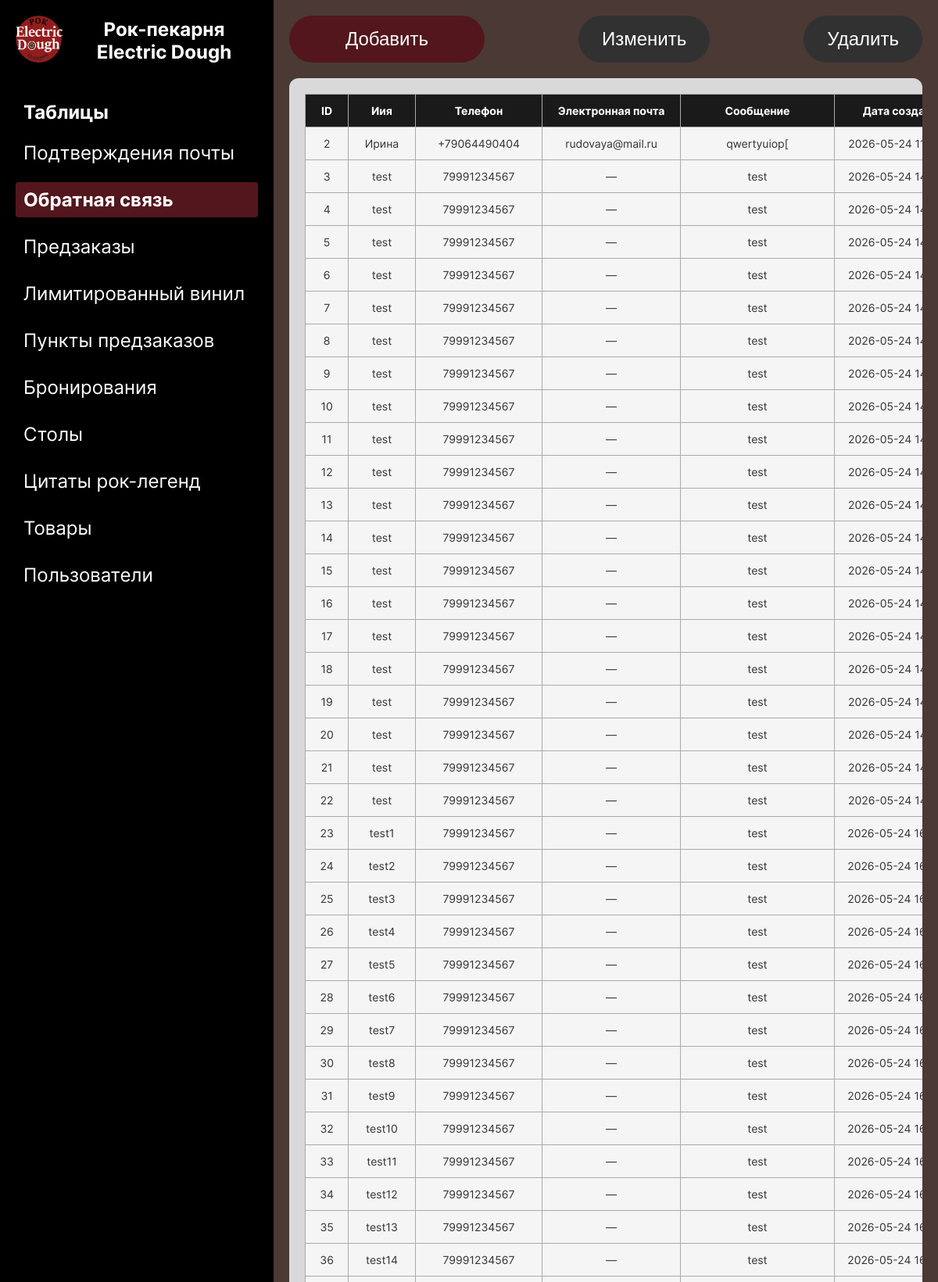
The page /admin/index.php?table=feedback (upper part) on the database its author committed.
### tables this page shows
CREATE TABLE `feedback` (
  `id` int NOT NULL,
  `name` varchar(100) NOT NULL,
  `phone` varchar(20) DEFAULT NULL,
  `email` varchar(100) DEFAULT NULL,
  `message` text NOT NULL,
  `created_at` timestamp NOT NULL DEFAULT CURRENT_TIMESTAMP,
  `is_read` tinyint(1) DEFAULT '0'
);

### admin/translations.php (called while the page is built, shortened)
<?php
$table_names = [
    'booking' => 'Бронирования',
    'pre_order_items' => 'Пункты предзаказов',
    'pre_orders' => 'Предзаказы',
    'products' => 'Товары',
    'users' => 'Пользователи',
    'limited_vinyl' => 'Лимитированный винил',
    'rock_quotes' => 'Цитаты рок-легенд',
    'restaurant_tables' => 'Столы' ,
    'email_verifications' => 'Подтверждения почты',
    'feedback' => 'Обратная связь'
];
?>

### admin/index.php (the view, shortened to what this page needs)
<?php
include '../db.php';
include 'translations.php';
function translateEnumValue($table, $column, $value) {
    global $enum_values_map;
    if ($value === null || $value === '') {
        return '—';
    }
    if (isset($enum_values_map[$table][$column][$value])) {
        return $enum_values_map[$table][$column][$value];
    }
    return $value;
}
?>
<!DOCTYPE html>
<html lang="ru">
<head>
    <link rel="stylesheet" href="../font.css">
    <link rel="stylesheet" href="../css/variables.css">
    <link rel="stylesheet" href="admin.css">
</head>
<body>
<div class="admin-panel">
    <div class="sidebar">
        <div class="logo">
            <a href="../index.php">
                <img src="../IMG/logo.png" alt="Логотип Electric Dough" style="cursor: pointer;">
            </a>
            <span class="company-name">Рок-пекарня Electric Dough</span>
        </div>
        <ul>
            <li class="group-title">Таблицы</li>
                <?php
                $current_table = $_GET['table'] ?? '';
                $tables_result = $conn->query("
                    SELECT TABLE_NAME
                    FROM INFORMATION_SCHEMA.TABLES
                    WHERE TABLE_TYPE = 'BASE TABLE' AND TABLE_SCHEMA = DATABASE()
                ");
                while ($row = $tables_result->fetch_row()) {
                    $table_name = $row[0];
                    $label = $table_names[$table_name] ?? ucfirst($table_name);
                    $active_class = ($table_name === $current_table) ? 'active' : '';
                    echo "<li><a class='$active_class' href='?table=$table_name'>$label</a></li>";
                }
                ?>
            </ul>
        </div>
        <div class="content">
            <div class="toolbar">
                <?php if ($current_table): ?>
                    <a href="add.php?table=<?= htmlspecialchars($current_table) ?>">
                        <button class="btn">Добавить</button>
                    </a>
                    <button id="editBtn" class="btn" disabled>Изменить</button>
                    <button id="deleteBtn" class="btn" disabled>Удалить</button>
                <?php endif; ?>
            </div>
            <div class="data-area<?= $current_table === 'products' ? ' products-table' : '' ?>">
    <div class="table-wrapper">
        <?php
        if ($current_table) {
            $table = $conn->real_escape_string($current_table);
            $query = "SELECT * FROM `$table`";
            $result = $conn->query($query);
            if ($result && $result->num_rows > 0) {
                echo "<table id='dataTable'>";
                echo "<thead><tr>";
                $columnNames = [];
                while ($field = $result->fetch_field()) {
                    $col_name = $field->name;
                    $translated = $columns_map[$table][$col_name] ?? $col_name;
                    $columnNames[] = $col_name;
                    if ($col_name === 'CoverImagePath') {
                        echo "<th style='width:80px;'>" . htmlspecialchars($translated) . "</th>";
                    } else {
                        if ($col_name === $columnNames[0]) {
                            echo "<th data-key='{$col_name}'>" . htmlspecialchars($translated) . "</th>";
                        } else {
                            echo "<th>" . htmlspecialchars($translated) . "</th>";
                        }
                    }
                }
                echo "</tr></thead><tbody>";
                while ($row = $result->fetch_assoc()) {
                    echo "<tr>";
                    foreach ($columnNames as $col_name) {
                        $value = $row[$col_name];
                        if ($col_name === 'CoverImagePath') {
                            $imagePath = $value ?? '';
                            echo "<td style='width:80px;'><img src='" . htmlspecialchars($imagePath) . "' alt='Обложка' style='width:60px; height:auto; object-fit:contain; display:block; margin:0 auto;'></td>";
                        } else {
                            $displayValue = translateEnumValue($current_table, $col_name, $value);
                            echo "<td>" . htmlspecialchars($displayValue) . "</td>";
                        }
                    }
                    echo "</tr>";
                }
                echo "</tbody></table>";
            } else {
                echo "<p>Таблица пуста или не существует.</p>";
            }
        } else {
            echo "<p>Выберите таблицу для отображения данных</p>";
        }
        ?>
    </div>
</div>
</div>
</body>
</html>

### css/variables.css (style rules this page uses)
:root { --menu-font-family: "Ubuntu", serif; --page-heading-font:"Ubuntu",serif; --main-font-family: "Inter", sans-serif; --accent-font-family:"AbhayaLibre", sans-serif; --regular-font-weight:400; --bold-font-weight:700; --accent-font-color:#F0E7D5; --dark-brown-color:#4B3935; --dark-red-color: #53161D; --main-font-color:white; --button-hover-color:#8b3735; --special-button-hover: 0 5px 20px rgba(255, 107, 107, 0.4); --menu-link-hover:#ff6b6b; --user-action-card-bcgr:#1E1E1E; --min-font-size:16px; --second-min-font-size:20px; --menu-and-buttons-font-size:24px; --heading-font-size:48px; --subtitle-font-size:32px; --second-max-font-size:64px; --max-font-size:128px; --main-border-radius:25px; --form-border-radius:20px; }

### admin/admin.css (style rules this page uses)
* { box-sizing: border-box; margin: 0; padding: 0; }
body { font-family: var(--main-font-family); background-color: var(--dark-brown-color); height: 100vh; overflow: hidden; }
.admin-panel { display: flex; height: 100%; overflow: hidden; }
.sidebar { display: flex; flex-direction: column; width: 350px; padding: 20px; color: var(--main-font-color); background-color: #000000; flex-shrink: 0; overflow-y: auto; }
.logo { display: flex; align-items: center; margin-bottom: 30px; }
.logo img { width: 60px; height: 60px; margin-right: 10px; }
.company-name { font-weight: var(--bold-font-weight); font-size: var(--menu-and-buttons-font-size); text-align: center; }
.sidebar ul { display: flex; flex-direction: column; flex: 1; justify-content: flex-start; list-style: none; }
.sidebar li { margin-bottom: 15px; }
.sidebar li a { display: block; border-radius: 4px; padding: 8px 10px; color: var(--main-font-color); font-size: var(--menu-and-buttons-font-size); text-decoration: none; transition: background 0.2s; }
.sidebar li a:hover, .sidebar li a.active { color: var(--main-font-color); font-weight: var(--bold-font-weight); background-color: var(--dark-red-color); }
.group-title { margin: 15px 0 8px 0; padding-left: 10px; color: var(--main-font-color); font-weight: var(--bold-font-weight); font-size: var(--menu-and-buttons-font-size); user-select: none; }
.content { flex: 1; padding: 20px; background-color: var(--dark-brown-color); display: flex; flex-direction: column; overflow: hidden; }
.toolbar { display: flex; justify-content: center; gap: 120px; margin-bottom: 20px; flex-shrink: 0; }
.btn { width: 250px; height: 60px; border: none; border-radius: 50px; padding: 10px 30px; color: var(--main-font-color); font-size: var(--menu-and-buttons-font-size); background-color: var(--dark-red-color); transition: background-color 0.3s; cursor: pointer; }
.btn:disabled { color: var(--main-font-color); background-color: #313131; cursor: not-allowed; }
.data-area { border-radius: 12px; background-color: #D9D9D9; flex: 1; overflow: auto; position: relative; min-height: 0; }
.table-wrapper { padding: 20px; min-width: fit-content; }
table { width: 100%; min-width: 600px; border-collapse: collapse; font-size: 14px; }
th, td { border: 1px solid #aaa; padding: 12px 15px; white-space: nowrap; }
thead { position: sticky; top: 0; z-index: 10; }
th { color: var(--main-font-color); text-align: center; background-color: #1a1a1a; cursor: default; font-weight: var(--bold-font-weight); }
tbody { background-color: transparent; }
td { text-align: center; background-color: #f5f5f5; color: #333; cursor: pointer; }

### rows shown on the page
feedback: id "2", name "Ирина", phone "+79064490404", email "rudovaya@mail.ru", message "qwertyuiop[", created_at "2026-05-24…"
feedback: id "3", name "test", phone "79991234567", email "—", message "test", created_at "2026-05-24…"
feedback: id "4", name "test", phone "79991234567", email "—", message "test", created_at "2026-05-24…"
feedback: id "5", name "test", phone "79991234567", email "—", message "test", created_at "2026-05-24…"
feedback: id "6", name "test", phone "79991234567", email "—", message "test", created_at "2026-05-24…"
feedback: id "7", name "test", phone "79991234567", email "—", message "test", created_at "2026-05-24…"
feedback: id "8", name "test", phone "79991234567", email "—", message "test", created_at "2026-05-24…"
feedback: id "9", name "test", phone "79991234567", email "—", message "test", created_at "2026-05-24…"
feedback: id "10", name "test", phone "79991234567", email "—", message "test", created_at "2026-05-24…"
feedback: id "11", name "test", phone "79991234567", email "—", message "test", created_at "2026-05-24…"
feedback: id "12", name "test", phone "79991234567", email "—", message "test", created_at "2026-05-24…"
feedback: id "13", name "test", phone "79991234567", email "—", message "test", created_at "2026-05-24…"
feedback: id "14", name "test", phone "79991234567", email "—", message "test", created_at "2026-05-24…"
feedback: id "15", name "test", phone "79991234567", email "—", message "test", created_at "2026-05-24…"
feedback: id "16", name "test", phone "79991234567", email "—", message "test", created_at "2026-05-24…"
feedback: id "17", name "test", phone "79991234567", email "—", message "test", created_at "2026-05-24…"
feedback: id "18", name "test", phone "79991234567", email "—", message "test", created_at "2026-05-24…"
feedback: id "19", name "test", phone "79991234567", email "—", message "test", created_at "2026-05-24…"
feedback: id "20", name "test", phone "79991234567", email "—", message "test", created_at "2026-05-24…"
feedback: id "21", name "test", phone "79991234567", email "—", message "test", created_at "2026-05-24…"
feedback: id "22", name "test", phone "79991234567", email "—", message "test", created_at "2026-05-24…"
feedback: id "23", name "test1", phone "79991234567", email "—", message "test", created_at "2026-05-24…"
feedback: id "24", name "test2", phone "79991234567", email "—", message "test", created_at "2026-05-24…"
feedback: id "25", name "test3", phone "79991234567", email "—", message "test", created_at "2026-05-24…"
feedback: id "26", name "test4", phone "79991234567", email "—", message "test", created_at "2026-05-24…"
feedback: id "27", name "test5", phone "79991234567", email "—", message "test", created_at "2026-05-24…"
feedback: id "28", name "test6", phone "79991234567", email "—", message "test", created_at "2026-05-24…"
feedback: id "29", name "test7", phone "79991234567", email "—", message "test", created_at "2026-05-24…"
feedback: id "30", name "test8", phone "79991234567", email "—", message "test", created_at "2026-05-24…"
feedback: id "31", name "test9", phone "79991234567", email "—", message "test", created_at "2026-05-24…"
feedback: id "32", name "test10", phone "79991234567", email "—", message "test", created_at "2026-05-24…"
feedback: id "33", name "test11", phone "79991234567", email "—", message "test", created_at "2026-05-24…"
feedback: id "34", name "test12", phone "79991234567", email "—", message "test", created_at "2026-05-24…"
feedback: id "35", name "test13", phone "79991234567", email "—", message "test", created_at "2026-05-24…"
feedback: id "36", name "test14", phone "79991234567", email "—", message "test", created_at "2026-05-24…"

### other values the page prints
$label "Подтверждения почты"
$label "Обратная связь"
$label "Предзаказы"
$label "Лимитированный винил"
$label "Пункты предзаказов"
$label "Бронирования"
$label "Столы"
$label "Цитаты рок-легенд"
$label "Товары"
$label "Пользователи"
$translated "ID"
$translated "Иия"
$translated "Телефон"
$translated "Электронная почта"
$translated "Сообщение"
